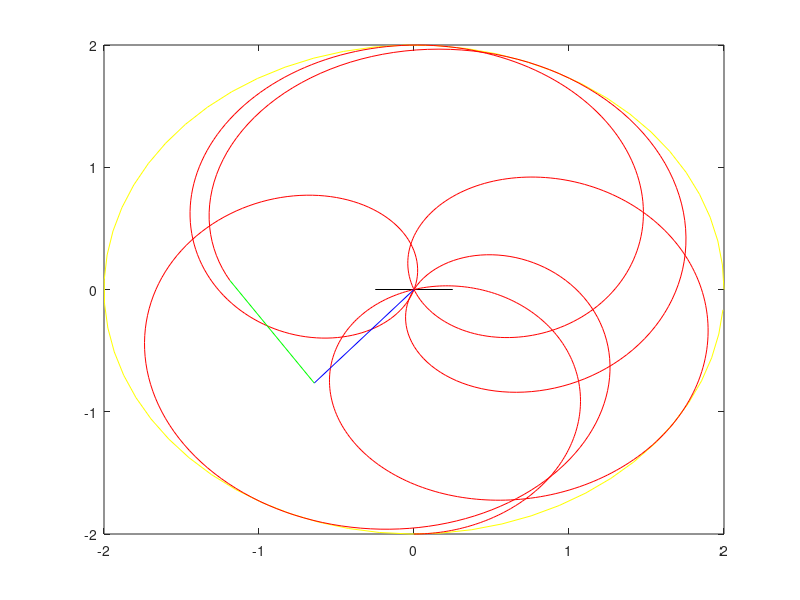

The MATLAB script that drew this image:
clear all
clc

t=0:0.01:10;

a1=0
b1=1.7
c1=0.2

a2=0
b2=0
c2=0.1

theta1 = a1 + b1*t + c1*t.^2;
theta2 = a2 + b2*t + c2*t.^2;

% foraward kinematics
% forward kinematics
X1= @(theta_1) sin(theta_1); % with respect to general coordinate frame
Y1 =@(theta_1) -cos(theta_1); % with respect to general coordinate frame

X2 =@(theta_1,theta_2) sin(theta_1)+sin(theta_2); % with respect ot general coordinate frame
Y2 =@(theta_1,theta_2) -cos(theta_1)-cos(theta_2); % with respect ot general coordinate frame


x1= X1(theta1);
y1= Y1(theta1);
x2= X2(theta1,theta2);
y2= Y2(theta1,theta2);



for i=1:size(t,2)
plot(2*cos(0:0.1:2*pi),2*sin(0:0.1:2*pi),"y") % plotting workspace
hold on

plot([-0.25 0.25],[0 0],"k")

plot(x2(1:i),y2(1:i),"r") %plotting path for end effector

plot([0 x1(i)],[0 y1(i)],'b') % ploting first link
plot([x1(i) x2(i)],[y1(i) y2(i)],"g") % ploting second link

hold off
pause(0.001)
end

 


    